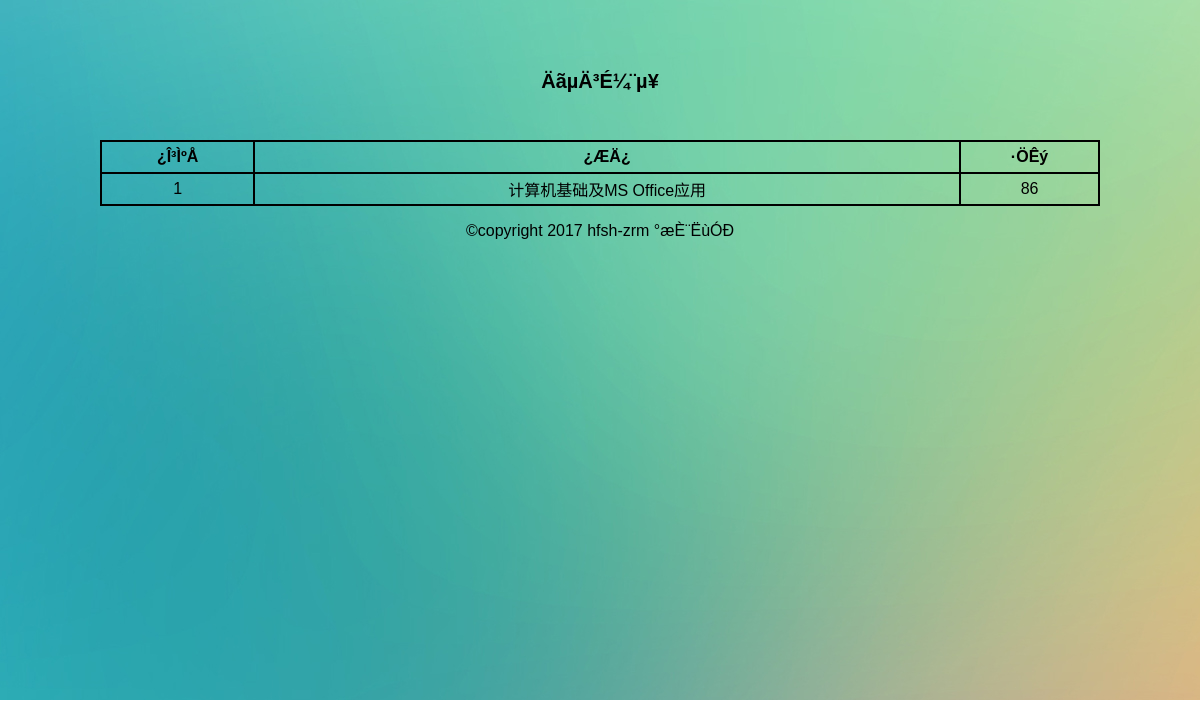
Screenshot of /student/qrcode_result.php?sid=412727199405087000 with the database file from the repository.
### tables this page shows
CREATE TABLE `grade` (
  `sid` varchar(30) NOT NULL,
  `sname` varchar(20) NOT NULL,
  `cid` varchar(10) NOT NULL,
  `cname` varchar(100) NOT NULL,
  `sgrade` float NOT NULL,
  `cdate` varchar(20) NOT NULL,
  `ccredit` varchar(20) NOT NULL,
  PRIMARY KEY (`sid`,`cid`)
);

### student/qrcode_result.php (the view, shortened to what this page needs)
<?php
$sid = $_GET['sid'];
include("connect.php");
$sql = "select * from grade where sid = '".$sid."'";
$result = mysql_query( $sql, $conn )or die( '²é²»µ½' );
?>
<!DOCTYPE html PUBLIC "-//W3C//DTD XHTML 1.0 Transitional//EN" "http://www.w3.org/TR/xhtml1/DTD/xhtml1-transitional.dtd">
<html xmlns="http://www.w3.org/1999/xhtml">
<head>
	<link rel="stylesheet" href="Style/style.css">
</head>
<body>
	<div class="main-content">
	<form name="form1" method="post">
	<div class="content">
	<div class="content-name">
					<h2>ÄãµÄ³É¼¨µ¥</h2>
				</div>
	<table class="table" width="1000" cellspacing="0" cellpadding="0" align="center">
		<tr>
			<td >¿Î³ÌºÅ</td>
			<td >¿ÆÄ¿</td>
			<td >·ÖÊý</td>
		</tr>
		<?php
	   while($row=mysql_fetch_array($result)){
	?>
		<tr>
			<td >
				<?php echo stripslashes($row['cid']);?>
			</td>
			<td >
				<?php echo stripslashes($row['cname']);?>
			</td>
			<td >
				<?php echo stripslashes($row['sgrade']); ?>
			</td>
		</tr>
		<?php
		}
		?>
		</table>
		</div>
	</form>
	<?php
	include("footer.php");
	?>
</body>
</html>

### student/Style/style.css (style rules this page uses)
body { margin: 0; padding: 0; font-family: "Microsoft Yahei", Verdana, Arial, Helvetica, sans-serif; }
h1, h2, h3, h4 { font-size: 100%; }
.main-content { width: 1200px; margin: 0 auto; background-image: url(../pic/bg.jpg); min-height: 700px; }
.content { width: 1000px; margin: 0 auto; padding-top: 50px; }
.content-name { width: 1000px; margin: 20px auto; height: 50px; text-align: center; }
.content-name h2 { font-size: 20px; }
.table { border: 1px solid black; }
.table td { border: 1px solid black; text-align: center; height: 30px; }
.table tr:first-child { font-size: 16px; font-weight: bold; }

### rows the page displays
grade: cid "1", cname "计算机基础及MS Office应用", sgrade "86"
